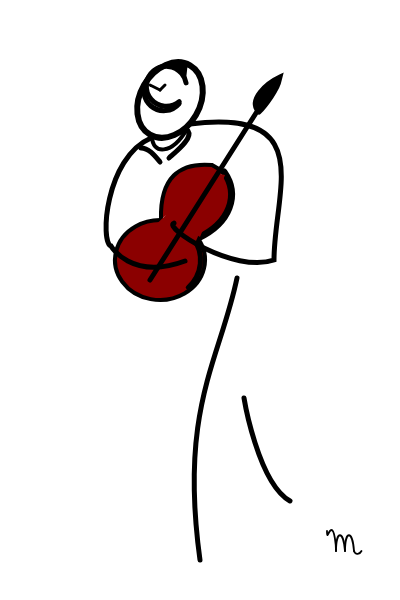
Frame 1 (no input)
Frame 60 (no input): identical to frame 1, image omitted
Frame 120 (the mouse pressed at the canvas centre since frame 60): identical to frame 1, image omitted

The p5.js sketch that drew this single still picture (run headless with seeded random() and noise() and a simulated clock; from frame 60 on, the mouse is pressed at the canvas centre):

// p5.js sketch
// ── sketch.js
function setup() {
  createCanvas(400, 600);
  angleMode(DEGREES);
}

function draw() {
  //console.log(mouseX, mouseY);
  background(255);
  stroke(0);
  strokeWeight(3);
  
  push();
  translate(-30,0); // centre whole image
  
  /* hat */
  
  
  push();
  noFill();
  //brim
  strokeWeight(6);
  translate(200,100);
  rotate(30);
  ellipse(0,0,60,80);
  //top
  strokeWeight(5);
  arc(-10,-10,40,40,20,320);
  arc(-10,-5,40,40,10,180);
  
  
  pop();
  
  strokeWeight(3)
  //crease
  line(180,85, 190,90)
  line(190,90, 195, 85)
  
  // top of hat shadow
  fill(0);
  beginShape();
  vertex(209,70);
  vertex(214,64);
  vertex(204,65);
  endShape(CLOSE);
  beginShape();
  vertex(215,75);
  vertex(216,66);
  vertex(209,66);
  endShape(CLOSE);
  
  /* face */
  noFill();
  strokeWeight(4);
  beginShape();
  vertex(182,136);
  bezierVertex(182,155,202,155,217,129);
  endShape();
  
  /* Guitar */
  
  //body
  
  push();
  
  fill('#8B0000');
  arc(190,260, 90, 80, -30, 270);
  //noFill();
  arc(186, 260, 90, 80, -30,40);
  arc(185, 260, 90, 80, -30,40);
  
  beginShape();
  vertex(191,219);
  bezierVertex(190,178,209,162,242,165);
  vertex(242,165);
  vertex(254,172);
  endShape();
  strokeWeight(7);
  beginShape();
  vertex(254,172);
  bezierVertex(270,195,260,223,228,238);
  endShape();
  noStroke();
  
  //fill gaps
  beginShape();
  vertex(190,260);
  vertex(175,235);
  vertex(197,214);
  vertex(229,234);
  vertex(215,266);
  endShape(CLOSE);
  
  beginShape();
  vertex(195,215);
  vertex(245, 173);
  vertex(255,175);
  vertex(230, 237);
  endShape();
  
  stroke(0);
  
  //fret board
  strokeWeight(5);
  line(180,280,307,80);
  fill(0);
  
  //head
  beginShape();
  vertex(288,111);
  bezierVertex(279,100,295,84,310,77);
  vertex(309,81);
  bezierVertex(308,88,296,105,289,112);
  endShape();
  
  //left arm
  noFill();
  beginShape();
  vertex(220,124);
  bezierVertex(348,108,304,191,304,260);
  bezierVertex(264,274, 192,227, 204,223)
  endShape();
  
  //right arm
  
  noFill();
  beginShape();
  vertex(181,138);
  bezierVertex(135,158, 130, 243, 141,246);
  bezierVertex(141,246,161,281,215,261);
  endShape();
  
  //left collar
  noFill();
  beginShape();
  vertex(171, 148);
  bezierVertex(179,148, 185,156,190,162);
  endShape();
  
  //right collar
  noFill();
  beginShape();
  vertex(218,131);
  bezierVertex(223,138,208,150,199,158);
  endShape();
  //left leg
  
  noFill();
  beginShape();
  vertex(267,278);
  bezierVertex(250, 360, 209, 408,230,560);
  endShape();
  
  //right leg
  noFill();
  beginShape();
  vertex(274,398);
  bezierVertex(274, 398, 288, 483, 320, 501);
  endShape();
  pop();
  
  //signature
  drawCursiveM(357, 551, 30);
  
  pop();
  
}

function drawCursiveM(x, y, size) {
  noFill();
  stroke(0);
  strokeWeight(size * 0.06);

  let h = size * 0.7; // hump height

  // Initial upstroke and first hump
  beginShape();
  vertex(x, y-20);
  bezierVertex(x, y - h * 0.5,         // rise up
                x + size * 0.05, y - h, // top of entry stroke
                x + size * 0.15, y - h); // top flat
  bezierVertex(x + size * 0.25, y - h,
                x + size * 0.3, y - h * 0.3,
                x + size * 0.3, y);     // back to baseline
  endShape();

  // Second hump
  beginShape();
  vertex(x + size * 0.3, y);
  bezierVertex(x + size * 0.3, y - h,
                x + size * 0.55, y - h,
                x + size * 0.6, y);
  endShape();

  // Third hump
  beginShape();
  vertex(x + size * 0.6, y);
  bezierVertex(x + size * 0.6, y - h,
                x + size * 0.85, y - h,
                x + size * 0.9, y);
  endShape();

  // Optional trailing exit stroke
  beginShape();
  vertex(x + size * 0.9, y);
  bezierVertex(x + size * 0.95, y + size * 0.15,
                x + size * 1.1, y + size * 0.1,
                x + size * 1.15, y);
  endShape();
}
